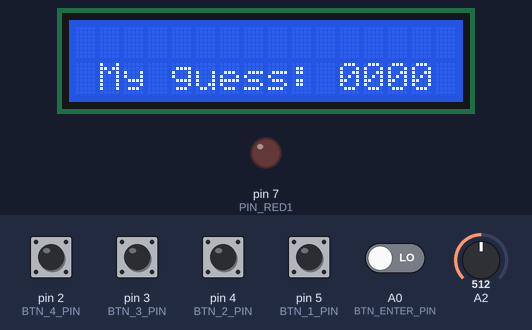
Bench run of a sketch on a simulated Arduino Uno, built with avr-gcc and run on an emulated ATmega328P. Shown: 16×2 character LCD, output pins drawn as LEDs (lit = HIGH). The inputs (shaded band) are chosen by the test bench; at power-on: pin 4 (BTN_2_PIN) HIGH, A0 (BTN_ENTER_PIN), pin 2 (BTN_4_PIN), pin 3 (BTN_3_PIN), pin 5 (BTN_1_PIN) LOW, A2 = 512. Random numbers use the default seed unless the sketch sets one; what the sketch prints to the serial monitor is not drawn.

Above: at 8.3 s.
8.4 s: pin 5 (BTN_1_PIN) pulled HIGH for 0.25 s
At 8.73 s:
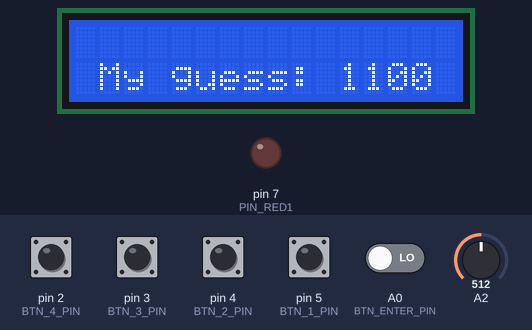
10.1 s: pin 5 (BTN_1_PIN) pulled HIGH for 1 s
At 10.44 s:
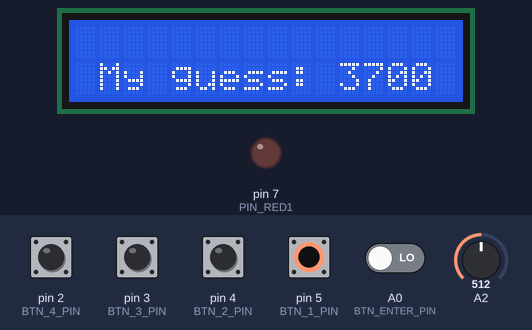
12.6 s: pin 4 (BTN_2_PIN) pulled LOW for 3.2 s
17.3 s: pin 4 (BTN_2_PIN) driven LOW and A0 (BTN_ENTER_PIN) driven HIGH
At 21.1 s:
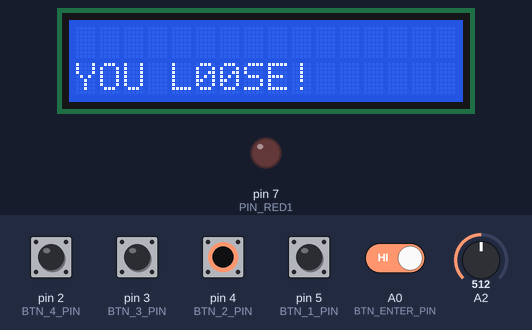
22.5 s: pin 4 (BTN_2_PIN) driven HIGH
At 23.97 s:
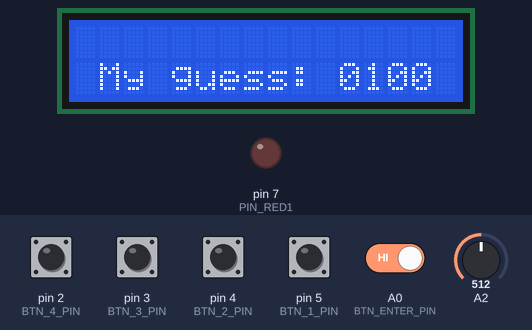
25.5 s: pin 4 (BTN_2_PIN) driven LOW
At 32.8 s:
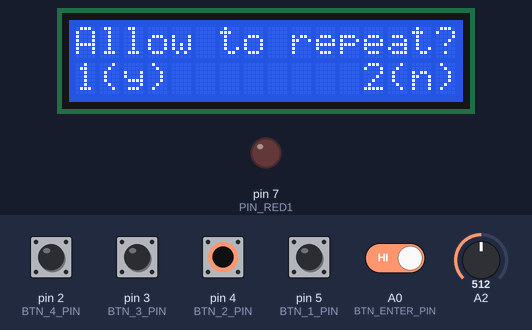
Timing chart, 0 to 33.4 s (numbered marks = the images above; inputs shaded):
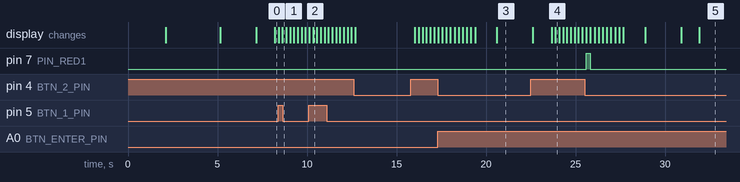

The sketch:

ps6.ino
```cpp
#include <Wire.h>
#include <LiquidCrystal_I2C.h>

//#include "mastermind.cpp"
#include "mastermind.h"
#include "lcd_wrapper.h"
LiquidCrystal_I2C lcd(0x27, 16, 2);
void lcd_init(){
    lcd.begin();
    lcd.backlight();
}

void lcd_clear(){
    lcd.clear();
}


void lcd_set_cursor(int y, int x){
    lcd.setCursor(y,x);
}


void lcd_print(char* text){
    lcd.print(text);
}


void lcd_print_at(int y, int x, char* text){
    lcd_set_cursor(y, x);
    lcd_print(text);
}


void setup(){
  Serial.begin(9600);
  randomSeed(analogRead(A1));
  lcd_init();
  lcd_print_at(3, 0, "Welcome to");
  lcd_print_at(3, 1, "MasterMind");
  delay(2000);
  lcd_clear();
  lcd_print_at(0,0,"Your goal is to");
  lcd_print_at(0,1,"guess my secret");
  delay(3000);
  lcd_clear();
  lcd_print_at(1,0,"I am thinking");
  lcd_print_at(4,1,"a number");
  delay(2000);
  lcd_clear();
}

void loop(){
  lcd_clear();
  turn_off_leds();

  lcd_print_at(3,1,"Good luck!");
  delay(1000);
  lcd_clear();

  lcd_print_at(0,0,"Allow to repeat?");
  lcd_print_at(0,1,"1(y)");
  lcd_print_at(12,1,"2(n)");
  bool dbl = false;
  while(digitalRead(BTN_1_PIN) == LOW && digitalRead(BTN_2_PIN) == LOW){};
  if(digitalRead(BTN_1_PIN) == HIGH)
      dbl = true;
  lcd_clear();
  char* code = generate_code(dbl, 4);
  Serial.print("CODE: ");
  Serial.println(code);
  play_game(code);
  free(code);
}
```

mastermind.cpp
```cpp
#include "mastermind.h"
#include "lcd_wrapper.h"
#include <stdio.h>
#include <arduino.h>


char* generate_code(bool repeat, int length) {
    if (length < 1) {
        return NULL;
    }
    if (!repeat && length > 10) { //cause we cannot have 10 different numbers {1;9}
        return NULL;
    }

    char* resultcode = (char*) malloc((length + 1) * sizeof(char));
    if (resultcode == NULL) {
        return NULL;
    }

    randomSeed(analogRead(A2)); //random by port

    for (int i = 0; i < length; i++) {
        int numero;
        bool uniqalnyi = false; //to chek if number is repeated

        while (!uniqalnyi) {
            numero = random(0, 10);
            uniqalnyi = true;

            if (!repeat) {
                for (int j = 0; j < i; j++) {
                    if (numero == (resultcode[j] - '0')) {
                        uniqalnyi = false;
                        break;
                    }
                }
            }
        }

        resultcode[i] = '0' + numero;
    }

    resultcode[length] = '\0'; //terminatORR

    return resultcode;
}

void get_score(char* secret, char* guess, int* peg_a, int* peg_b){
    int dlz = strlen(secret);
    *peg_a = 0;
    *peg_b = 0;

    if (secret != NULL && guess != NULL){
        if (strcmp(secret, guess) == 0)
            *peg_a = dlz;
        else{
            for (int i = 0; i < strlen(guess); i++) {
                if (secret[i] == guess[i]) {
                    (*peg_a)++;
                }
            }

            for (int i = 0; i < strlen(guess); i++) {
                if (secret[i] != guess[i]) {
                    for (int j = 0; j < dlz; j++) {
                        if (i != j && secret[i] == guess[j]) {
                            (*peg_b)++;
                            break;
                        }
                    }
                }
            }
        }
    }
}


void turn_off_leds(){
    digitalWrite(PIN_RED4, LOW);
    digitalWrite(PIN_BLUE4, LOW);
    digitalWrite(PIN_RED3, LOW);
    digitalWrite(PIN_BLUE3, LOW);
    digitalWrite(PIN_RED2, LOW);
    digitalWrite(PIN_BLUE2, LOW);
    digitalWrite(PIN_RED1, LOW);
    digitalWrite(PIN_BLUE1, LOW);
  }

void render_leds(const int peg_a, const int peg_b){
    int leds[4][2] = {
        {PIN_RED1, PIN_BLUE1},
        {PIN_RED2, PIN_BLUE2},
        {PIN_RED3, PIN_BLUE3},
        {PIN_RED4, PIN_BLUE4}
    };

	turn_off_leds();
    for(int i = 0; i < peg_a+peg_b; i++){
      	if(i < peg_a)
    		    analogWrite(leds[i][0], 255);
      	else
      		  analogWrite(leds[i][1], 255);
    }
}


void render_history(char * secret, char** history, const int entry){
  	int peg_a;
  	int peg_b;

  	get_score(secret, history[entry], &peg_a, &peg_b);

    render_leds(peg_a, peg_b);

  	char buffer[15];
    if(entry+1 < 10)
        sprintf(buffer, "Att%d: %s %dA%dB ", entry+1, history[entry], peg_a, peg_b);
    else
        sprintf(buffer, "Att%d: %s %dA%dB", entry+1, history[entry], peg_a, peg_b);

    //lcd_clear();
    lcd_set_cursor(0,0);
    lcd_print(buffer);
}


void play_game(char* secret) {
  int try_ = 1;

  int history_counter = 0;
  int a = 0;
  int b = 0;
  char* history[11];
  char* guess = (char*)calloc(5, sizeof(char));

  for (int i = 0; i < 4; i++)
    guess[i] = '0';

  guess[4] = '\0';

  while (try_ <= 10 && a < 4) {
    lcd_print_at(1, 1, "My guess: ");
    lcd_print(guess);

    if (digitalRead(BTN_1_PIN) == HIGH) {
      if (digitalRead(BTN_2_PIN) == HIGH && history_counter >= 1) {
        //Serial.print("slovo");
        history_counter--;
        render_history(secret, history, history_counter);
        delay(200);
      } else if (digitalRead(BTN_3_PIN) == HIGH && history_counter < try_ - 2) {
        //Serial.print(history_counter);
        history_counter++;
        render_history(secret, history, history_counter);
        delay(200);
      } else {
        if (guess[0] < '9') {
          guess[0]++;
        } else {
          guess[0] = '0';
        }
        delay(200);
      }
    } else if (digitalRead(BTN_2_PIN) == HIGH) {
      if (guess[1] < '9') {
        guess[1]++;
      } else {
        guess[1] = '0';
      }
      delay(200);
    } else if (digitalRead(BTN_3_PIN) == HIGH) {
      if (guess[2] < '9') {
        guess[2]++;
      } else {
        guess[2] = '0';
      }
      delay(200);
    } else if (digitalRead(BTN_4_PIN) == HIGH) {
      if (guess[3] < '9') {
        guess[3]++;
      } else {
        guess[3] = '0';
      }
      delay(200);
    } else if (digitalRead(BTN_ENTER_PIN) == HIGH) {
      history[try_ - 1] = new char[5];
      strcpy(history[try_ - 1], guess);
      get_score(secret, guess, &a, &b);
      turn_off_leds();
      render_leds(a, b);
      lcd_set_cursor(0, 0);

      char buffer[15];
      sprintf(buffer, "Try %d: %s %dA%dB", try_, history[try_ - 1], a, b);
      lcd_print(buffer);

      for (int i = 0; i < 4; i++)
        guess[i] = '0';
      history_counter = try_-1;
      try_++;

      delay(200);
    }
  }

  delay(1000);

  if (a == 4) {
    lcd_clear();
    turn_off_leds();
    lcd_print_at(0, 5, "YOU WON!");
    digitalWrite(PIN_BLUE1, HIGH);
    digitalWrite(PIN_BLUE2, HIGH);
    digitalWrite(PIN_BLUE3, HIGH);
    digitalWrite(PIN_BLUE4, HIGH);
    digitalWrite(PIN_RED1, HIGH);
    digitalWrite(PIN_RED2, HIGH);
    digitalWrite(PIN_RED3, HIGH);
    digitalWrite(PIN_RED4, HIGH);
    delay(2000);
  } else {
    lcd_clear();
    turn_off_leds();
    lcd_print_at(0, 4, "YOU L00SE!");
    delay(2000);
  }
}
```

mastermind.h
```cpp
#ifndef _MASTERMIND_H
#define _MASTERMIND_H

#define BTN_1_PIN       5
#define BTN_2_PIN       4
#define BTN_3_PIN       3
#define BTN_4_PIN       2
#define BTN_ENTER_PIN   A0

#define PIN_RED1 7
#define PIN_BLUE1 6

#define PIN_RED2 9
#define PIN_BLUE2 8

#define PIN_RED3 13
#define PIN_BLUE3 12

#define PIN_RED4 11
#define PIN_BLUE4 10

#define BUZZ A1

/**
 * Generate secret code
 *
 * Generates secret code, which consists from digits only as a string.
 * No two digits in the code combination can be same! Only if the repeat
 * parameter is set to true.
 * The length of generated code is set by the parameter length. If the given
 * parameter is less than 1, function will generate no code and returns NULL.
 * @param repeat if set to true, numbers in the generated code can repeat
 * @param length the length of the code
 * @return Pointer to the random generated code as string of given length. If length param is less than 1, return NULL.
 */
char* generate_code(bool repeat, int length);


/**
 * Game loop
 *
 * This is the main game loop. Function is called with the secret combination and
 * ends, when the combination is found or when the player runs out of the attempts.
 * @param secret reference to the secret combination
 */
void play_game(char* secret);


/**
 * Renders the RGB leds based on the guessed combination
 *
 * Lights up RGB leds with propper colors based on the current guessed combination.
 * Red color is for guessed number on correct position and blue number is for
 * guessed number on incorrect posititoin.
 * @param peg_a number of guessed digits on correct position
 * @param peg_b number of guessed digits on incorrect position
 */
void render_leds(const int peg_a, const int peg_b);


/**
 * Turns all RGB leds off
 */
void turn_off_leds();


/**
 * Renders history
 *
 * Renders line of a history defined by the parameter entry_nr on the display.
 * @param secret reference to the secret combination
 * @param history list (array) of history entries
 * @param entry_nr index of history entry to render
 */
void render_history(char* secret, char** history, const int entry_nr);


/**
 * Returns score for the given guess
 *
 * @param secret the pointer to the secret code
 * @param guess the pointer to the current guess
 * @param peg_a output parameter to get number of As for current guess
 * * @param peg_b output parameter to get number of Bs for current guess
 */
void get_score(const char* secret, const char* guess, int* peg_a, int* peg_b);
#endif
```

lcd_wrapper.h
```cpp
#ifndef _LCD_H
#define _LCD_H

/**
 * Initialize LCD
 *
 * Everything you need to initialize your LCD display, place here.
 * This function should be called in function setup().
 */
void lcd_init();


/**
 * Clears the LCD display
 *
 * Clears content of the LCD display. After the call is display empty.
 */
void lcd_clear();


/**
 * Set cursor to given posititon
 *
 * Sets cursor to given position based on y and x coordinates.
 * @param y the row
 * @param x the column
 */
void lcd_set_cursor(int y, int x);


/**
 * Print text on LCD display
 *
 * Prints the givent text on the display on the current
 * cursor position.
 * @param text the text to print
 */
void lcd_print(char* text);


/**
 * Set cursor to given positition and print text
 *
 * Sets the cursor to given position based on y and x coorindates
 * and then prints the given text.
 * @param y the row
 * @param x the column
 * @param text the text to print
 */
void lcd_print_at(int y, int x, char* text);

#endif
```

Measured:
- after the input at 25.5 s, pin 7 (PIN_RED1): LOW → HIGH after 0.08 s, → LOW 0.23 s later
